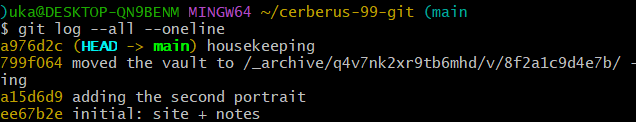
#> input picture media/image4.png, 636 x 122 px, given in place of painting.jpg, which was not available
$ python painting_scan.py
#> lines starting #> are read from the running program, lines starting #| are printed output that depends on the picture; after the words box and inside, x2 and y2 are one past the last pixel; in counts of white or black regions, pixels touching at a corner belong together; long printed decimals are rounded; pictures that were not available may be replaced by others from this repository, and a replacement may not be noted
### ideas-that-didnt-work-out/ascii_render.py
import numpy as np, sys
from PIL import Image

def ascii_render(arr, width=140, invert=False, charmap=None):
    if charmap is None:
        charmap = "@%#*+=-:. "
    im = Image.fromarray(arr).convert("L")
    w, h = im.size
    nh = max(1, int(round(h * width / w * 0.5)))
    im = im.resize((width, nh))
    g = np.array(im).astype(float)
    if g.max() > g.min():
        g = (g - g.min()) / (g.max() - g.min())
    else:
        g = np.zeros_like(g)
    g = 1 - g if invert else g
    idx = np.clip((g * len(charmap)).astype(int), 0, len(charmap)-1)
    rows = []
    for r in idx:
        rows.append("".join(charmap[i] for i in r))
    return "\n".join(rows)

# [6 lines that do not run on import are left out]

### ideas-that-didnt-work-out/painting_scan.py
import numpy as np
from PIL import Image

p = "C:/Users/Luka/AppData/Local/Temp/opencode/painting.jpg"
im = np.array(Image.open(p).convert("RGB")).astype(int)
H, W, _ = im.shape
#> H = 122; W = 636
print("size", W, H)
#| size 636 122
g = im.mean(axis=2)
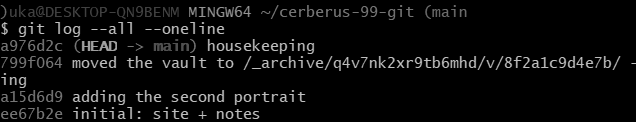
#> g: shape (122, 636) float64; min 0, max 191, mean 12.4
# text = dark strokes on light
dark = g < 100
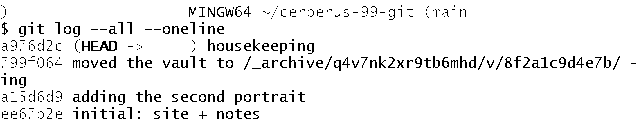
#> dark: shape (122, 636) bool; 93.7% white; black in thin lines or dots
print("dark frac:", dark.mean())
#| dark frac: 0.9367
# column & row profiles of the dark mask
rowprof = dark.mean(axis=1)
#> rowprof = 122 values, max 1 at index 0, min 0.649 at index 60, mean 0.937
colprof = dark.mean(axis=0)
#> colprof = 636 values, max 1 at index 0, min 0.672 at index 202, mean 0.937
# ASCII two-level overview at 120 cols
cm = ".%"
import sys
sys.path.insert(0, ".")
from ascii_render import ascii_render
print(ascii_render(im.astype(np.uint8), width=120))
#> the loop in ascii_render, `for r in idx:` made 12 passes
#> after the loop in ascii_render, `for r in idx:`: rows = 12 items

$ run again, on media/image7.png
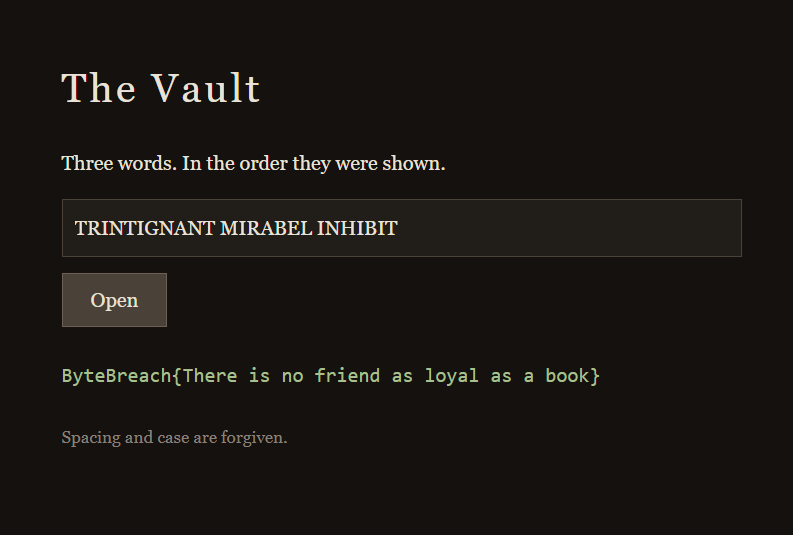
#> input picture media/image7.png, 793 x 535 px, given in place of painting.jpg, which was not available
#| size 793 535
#> `dark = g < 100`:
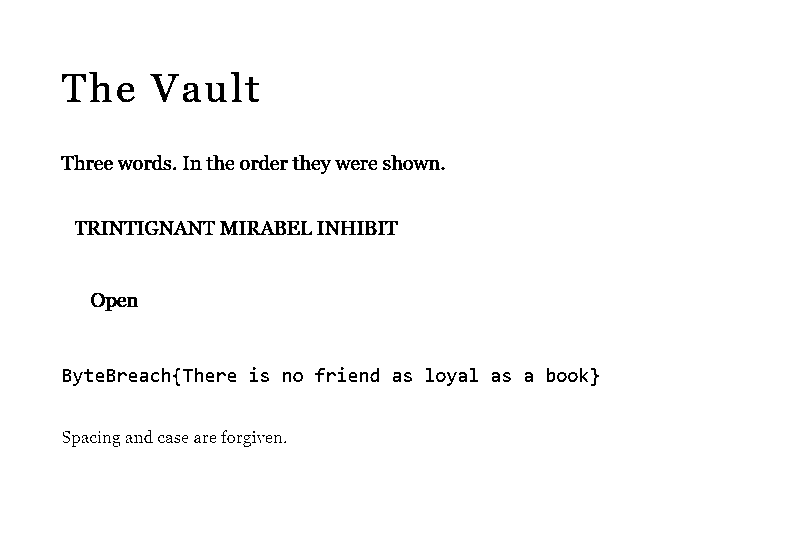
#> dark: shape (535, 793) bool; 98% white; black in thin lines or dots, all inside (x1, y1, x2, y2) = (61, 72, 599, 447)
#| dark frac: 0.9804
#> rowprof = 535 values, max 1 at index 0, min 0.682 at index 373, mean 0.98
#> colprof = 793 values, max 1 at index 0, min 0.884 at index 96, mean 0.98
#> in ascii_render, `idx = np.clip((g * len(charmap)).astype(int), 0, len(charmap)-1)`:
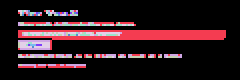
#> idx: shape (40, 120) int64 (shown 2 times larger); 10 distinct labels, from 0 to 9; one colour per label, 0 black
#> the loop in ascii_render, `for r in idx:` made 40 passes
#> after the loop in ascii_render, `for r in idx:`: rows = 40 items
